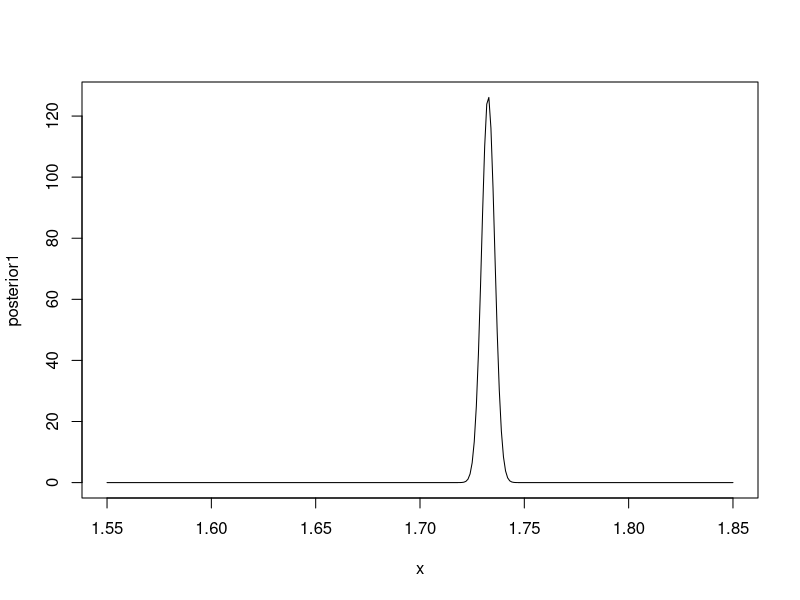

Here is the R script that generated this plot: (Note: this script raises an error after producing the figure.)
rm(list=ls())

eta<-1.6
tau2<-0.001
sumy<-1734
n<-1000
sigma2<-0.01
b<-1/((1/tau2)+(n/sigma2))  
a<-((sumy/sigma2)+(eta/tau2))*b
print(a)
print(b)
x<-seq(1.55,1.85,0.001)
posterior1<-dnorm(x,a,sqrt(b))
plot(x,posterior1,'l')
eta<-1.6
tau2<-0.25
b<-1/((1/tau2)+(n/sigma2))  
a<-((sumy/sigma2)+(eta/tau2))*b
print(a)
print(b)
posterior2<-dnorm(x,a,sqrt(b))
pdf('../Pics/compare1.pdf')
plot(x,posterior1,"l",lwd=3,xlab=expression(mu),ylab=expression(paste('p(',mu,'|y)')),main='Effect of Prior')
lines(x,posterior2,"l",lwd=3,col='red')
text(1.6,10,labels = expression(tau^2==0.001))
text(1.8,8,labels = expression(tau^2==0.25),col='red')
dev.off()

sumy<-1734
n<-1000
b<-1/((1/tau2)+(n/sigma2))  
a<-((sumy/sigma2)+(eta/tau2))*b
print(a)
print(b)
posterior3<-dnorm(x,a,sqrt(b))
pdf('../Pics/compare2.pdf')
plot(x,posterior3,"l",lwd=3,xlab=expression(mu),ylab=expression(paste('p(',mu,'|y)')),main='Effect of Prior',col='red')
lines(x,posterior1,"l",lwd=3)
text(1.76,60,labels = expression(n==1000),col='red')
text(1.6,10,labels = expression(n==10))
dev.off()
